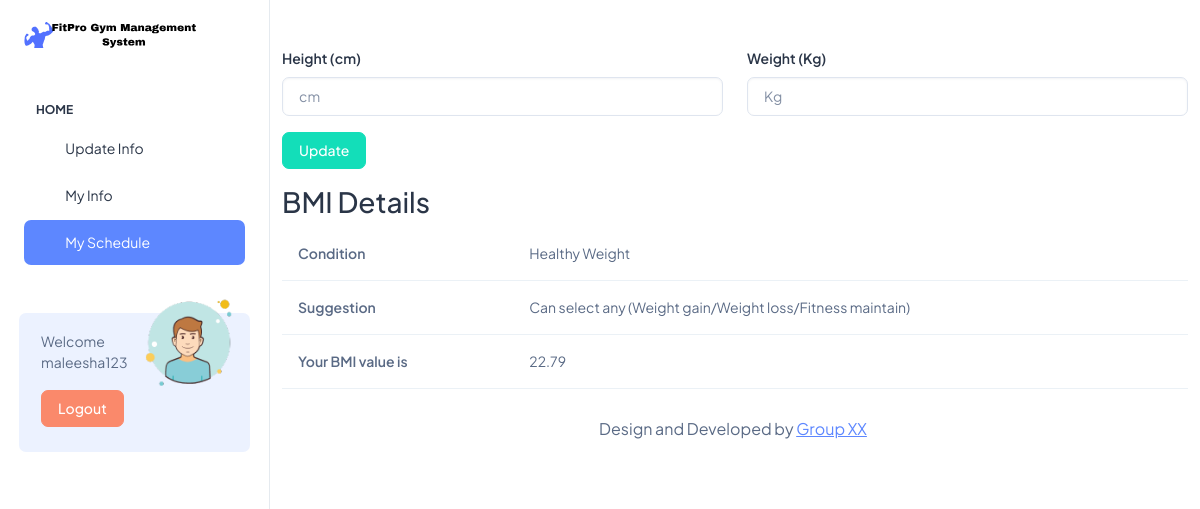
/schedule.php (signed in), run on the app's committed database.
### tables this page shows
CREATE TABLE `bmi` (
  `username` varchar(255) DEFAULT NULL,
  `height` float DEFAULT NULL,
  `weight` float DEFAULT NULL,
  `bmi_value` float(5,2) DEFAULT NULL
);

### schedule.php (the view, shortened to what this page needs)
<?php
require_once "dbconfig.php";
$username = $_SESSION["username"];
$readOnly = "readonly";
$disabled = "disabled";
$checkQuery = "SELECT * FROM info WHERE username = '$username'";
$result = $conn->query($checkQuery);
if ($result->num_rows > 0) {
    $readOnly = "";
    $disabled = "";
}
$bmiValue = null;
$condition = "";
$suggestion = "";
$bmiQuery = "SELECT bmi_value FROM bmi WHERE username = '$username'";
$bmiResult = $conn->query($bmiQuery);
if ($bmiResult->num_rows > 0) {
    $bmiRow = $bmiResult->fetch_assoc();
    $bmiValue = $bmiRow["bmi_value"];
    if ($bmiValue < 18.5) {
        $condition = "Underweight";
        $suggestion = "Weight Gain";
    } elseif ($bmiValue >= 18.5 && $bmiValue <= 24.9) {
        $condition = "Healthy Weight";
        $suggestion = "Can select any (Weight gain/Weight loss/Fitness maintain)";
    } elseif ($bmiValue >= 25.0 && $bmiValue <= 29.9) {
        $condition = "Overweight";
        $suggestion = "Weight Loss";
    } else {
        $condition = "Obesity";
        $suggestion = "Weight Loss";
    }
}
?>
<!doctype html>
<html lang="en">
<head>
  <link rel="stylesheet" href="../assets/css/styles.min.css" />
</head>
<body>
  <div class="page-wrapper" id="main-wrapper" data-layout="vertical" data-navbarbg="skin6" data-sidebartype="full"
    data-sidebar-position="fixed" data-header-position="fixed">
    <aside class="left-sidebar">
      <div>
        <div class="brand-logo d-flex align-items-center justify-content-between">
          <a href="./dashboard.php" class="text-nowrap logo-img">
            <img src="../assets/images/logos/dark-logo.svg" width="180" alt="" />
          </a>
        </div>
        <nav class="sidebar-nav scroll-sidebar" data-simplebar="">
          <ul id="sidebarnav">
            <li class="nav-small-cap">
              <span class="hide-menu">Home</span>
            </li>
            <li class="sidebar-item">
              <a class="sidebar-link" href="./dashboard.php" aria-expanded="false">
                <span>
                  <i class="ti ti-pencil"></i>
                </span>
                <span class="hide-menu">Update Info</span>
              </a>
            </li>
            <li class="sidebar-item">
              <a class="sidebar-link" href="./myinfo.php" aria-expanded="false">
                <span>
                  <i class="ti ti-user"></i>
                </span>
                <span class="hide-menu">My Info</span>
              </a>
            </li>
            <li class="sidebar-item">
              <a class="sidebar-link" href="./schedule.php" aria-expanded="false">
                <span>
                  <i class="ti ti-layout-dashboard"></i>
                </span>
                <span class="hide-menu">My Schedule</span>
              </a>
            </li>
          </ul>
          <div class="unlimited-access hide-menu bg-light-primary position-relative mb-7 mt-5 rounded">
            <div class="d-flex">
              <div class="unlimited-access-title me-3">
              <?php
                    if (isset($_SESSION["username"])) {
                        $username = $_SESSION["username"];
                        echo "Welcome $username";
                    } else {
                        echo "Welcome!";
                    }
              ?>
              </div>
              <div class="unlimited-access-img">
                <img src="../assets/images/backgrounds/rocket.png" alt="" class="img-fluid">
              </div>
            </div>
            <a href="logout.php" class="btn btn-danger">Logout</a>
          </div>
        </nav>
      </div>
    </aside>
    <div class="body-wrapper">
      <div class="container mt-5">
              <form method='POST' action='schedule.php'>
                  <div class="row">
                      <div class="col-md-6 mb-3">
                          <label for="height" class="form-label">Height (cm)</label>
                          <input type="number" step="0.01" min="0" class="form-control" id="height" name="height" placeholder="cm" required <?php echo $readOnly; ?>>
                      </div>
                      <div class="col-md-6 mb-3">
                          <label for="weight" class="form-label">Weight (Kg)</label>
                          <input type="number" step="0.01" min="0" class="form-control" id="weight" name="weight" placeholder="Kg" required <?php echo $readOnly; ?>>
                      </div>
                  </div>
                  <button type="submit" class="btn btn-success" <?php echo $disabled; ?>>Update</button>
              </form>
              <div class="mt-3">
                  <?php if (isset($bmiValue)) { ?>
                  <h2>BMI Details</h2>
                  <table class="table">
                      <tbody>
                          <tr>
                              <th>Condition</th>
                              <td><?php echo $condition; ?></td>
                          </tr>
                          <tr>
                              <th>Suggestion</th>
                              <td><?php echo $suggestion; ?></td>
                          </tr>
                          <tr>
                              <th>Your BMI value is</th>
                              <td><?php echo number_format($bmiValue, 2); ?></td>
                          </tr>
                      </tbody>
                  </table>
                  <?php } ?>
              </div>
          </div>
        <div class="py-6 px-6 text-center">
          <p class="mb-0 fs-4">Design and Developed by <a href="#" target="_blank" class="pe-1 text-primary text-decoration-underline">Group XX</a></p>
        </div>
      </div>
    </div>
</body>
</html>

### data on the page
bmi: bmi_value "Healthy Weight", bmi_value "Can select any (Weight gain/Weight loss/Fitness maintain)", bmi_value "22.79"

### other printed values
$username "maleesha123"
